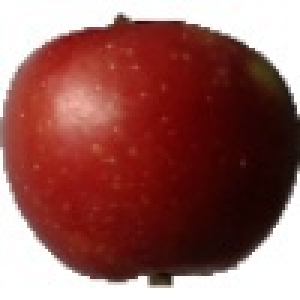
#> input picture Activity 8/Image repository/Apple/Apple Braeburn_107.jpg, 100 x 100 px (shown 3 times larger); its folder holds 3 pictures in this run
$ jupyter execute --allow-errors 'Activity 8.ipynb'   (older library calls are emulated)
#> lines starting #> are read from the running program, lines starting #| are printed output that depends on the picture
# Prelude
Hehe I really liked this activity. But I did the logistic regression a bit late and I am really out of energy now. So really sorry for doing only the required parts :c.

# Acknowledgements
I'd like to thank my instructors, Sir Rene Principe Jr. and Sir Kenneth Leo, for guiding me throughout the activity. I would also like to thank my professor, Ma'am Jing, for guiding me in my coding while my classmates and I worked in R202. I would also like to acknowledge my classmates: Abdel, Johnenn, Jonabel, Richmond, Lovely, Hans, Genesis, Jeruine, Rusher, and Ron for helping me complete this activity.

# Code starts Here

[cell 1]
import numpy as np
import matplotlib.pyplot as plt
import cv2
import statistics as st
from PIL import Image
from skimage.measure import label, regionprops, regionprops_table
import pandas as pd
import os
from scipy.ndimage import binary_fill_holes
from sklearn.model_selection import train_test_split

image_repository = "./Image repository/"
data_repository = "./Features extracted/"

# initializing this so I have a placeholder
image = 0
R,G,B, ave_R,ave_G, ave_B = None, None, None, None, None, None
def g(a):
    pass

# Feature Extraction
For this part, I will first extract features from the fruits. The fruits that I will be using are bananas and apples from the Fruits 360 and Fruit Classsification data sets in kaggle. I'll extract the fruit's area, eccentricity, and average RGB values.

I'll use the area parameter to determine if its just a rogue pixel during pre-processing. For the banana, all regions that are made up of less than $1000~\rm{pixels}$  will be removed. For the apple, $2000~\rm{pixels}$ is the threshold.

## Functions used

> #### ${\tt thresholding(image, stdev\_mult):}$
> 1. Accepts a grayscale image
> 2. Gets the median and standard deviation of the image.
> 3. Binarizes the image by zeroing out the values that are in the range [median - ${\tt stdev\_mult}\times$(stdev), median + ${\tt stdev\_mult}\times$(stdev)] and setting the other values to $1$.
> 4. Returns the binarized image.<br>
> $~$

[cell 2]
# [15 lines left out: function thresholding, not called in this run]

> #### ${\tt convert\_NCC(image):}$
> Converts an image into its normalized chromaticity coordinates and returns the converted image.<br>
> $~$

[cell 3]
def convert_NCC(image):

    image_rgb = np.zeros(image.shape)

    image_R = image[...,0]
    image_G = image[...,1]
    image_B = image[...,2]

    image_R = (image_R - np.min(image_R))/(np.max(image_R) - np.min(image_R))
    image_G = (image_G - np.min(image_G))/(np.max(image_G) - np.min(image_G))
    image_B = (image_B - np.min(image_B))/(np.max(image_B) - np.min(image_B))

    # Adding 1e-8 so there's no 1/0
    I = image_R + image_G + image_B + 1e-8

    image_r = image_R/I
    image_g = image_G/I
    image_b = image_B/I

    image_rgb[...,0] = image_r
    image_rgb[...,1] = image_g
    image_rgb[...,2] = image_b

    image_rgb = cv2.normalize(image_rgb , None, 0, 255, cv2.NORM_MINMAX, dtype=cv2.CV_8U)
    return image_rgb

> #### ${\tt morphing\_time(filename, filetype, commands, record = False, ROI\_size = None,}$
> #### ${\tt blob\_numbers = False, bounding\_box = False):}$
> 1. opens the image with the stated ${\tt filename}$.
> 2. Loops through a list of ${\tt commands}$ which contains the morphological operations along with their parameters.
> 3. Displays the original image and the final processed image.
> 4. If ${\tt record}$ is ${\tt True}$, then the area, centroid, bounding box, perimeter, eccentricity, minor axis, and major axis of the detected objects are saved to a csv file
> 5. If ${\tt ROI\_size}$ is ${\tt True}$, then the measurements are converted to $\rm{cm}$ or whatever unit you want to set.
> 6. If ${\tt blob\_numbers}$ is ${\tt True}$, then a number is also displayed on the labelled objects.
> 6. If ${\tt bounding\_box}$ is ${\tt True}$, then the detected objects in the original image is enclosed in a box.
> $~$

[cell 4]
def morphing_time(filename, commands, plotting = False):
    # Setting initial parameters
#> called with filename = 'Apple/Apple Braeburn_107.jpg', plotting = False
    cmap_color = "gray"
    image = cv2.imread(image_repository + filename)
#> image is the input picture: shape (100, 100, 3); mean B, G, R 89.9, 94.1, 148
    image = cv2.cvtColor(image, cv2.COLOR_BGR2RGB)
    original_image = image.copy()
    original_image_2 = image.copy()

    # This is where the commands are looped through
    for i in range(len(commands)):
        process = commands[i][0].lower()

        match process:

            case 'grayscale':
                image = cv2.cvtColor(image, cv2.COLOR_BGR2GRAY)
            case 'thresholding':
                image = thresholding(image, commands[i][1])
            case 'dilation':
                image = cv2.dilate(image, commands[i][1], iterations = commands[i][2])
            case 'erosion':
                image = cv2.erode(image, commands[i][1], commands[i][2])
            case 'opening':
                image = cv2.morphologyEx(image, cv2.MORPH_OPEN, commands[i][1])
            case 'closing':
                image = cv2.morphologyEx(image, cv2.MORPH_CLOSE, commands[i][1])
            case 'median_blur':
                image = cv2.medianBlur(image, commands[i][1])
            case 'simple_binarize':
                # All pixels beow the boundary ares set to 0 and above are set to 1.
                boundary = np.percentile(image, commands[i][1])
                image[image <= boundary] = 0
                image[image > boundary] = 1
            case 'invert':
                image= cv2.bitwise_not(image)
            case 'apply_mask':
                mask_2D = image.copy()
                mask = np.dstack([image,image,image])
                image = original_image*mask
            case 'separate_rgb':
                R,G,B = cv2.split(image)
            case 'average_rgb':
                ave_R = np.average(R[mask_2D == 1])
                ave_G = np.average(G[mask_2D == 1])
                ave_B = np.average(B[mask_2D == 1])
            case 'get_mask':
                image = mask_2D
            case 'save':
                labelled_image = label(image)
                regions = regionprops(labelled_image)
                props = regionprops_table(labelled_image, properties=commands[i][1])
                data = pd.DataFrame(props)
                data.drop(data[data['area'] <commands[i][2]].index, inplace=True)
            case 'fill_holes':
                image = binary_fill_holes(image)
            case 'convert_ncc':
                original_image = convert_NCC(image)
            case 'undo_ncc':
                original_image = original_image_2
            case 'done':
                break

            case other:
                print(commands[i][0] + " did nothing lol.")
#> this loop made 11 passes
#> process on pass 2: 'invert'
#> pass 1, in convert_NCC, `image_R = image[...,0]`:
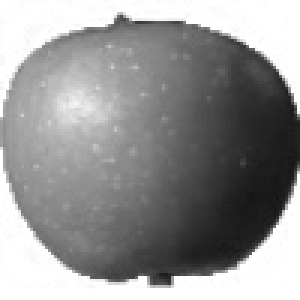
#> image_R: shape (100, 100) (shown 3 times larger); min 20, max 255, mean 148
#> pass 1, in convert_NCC, `image_G = image[...,1]`:
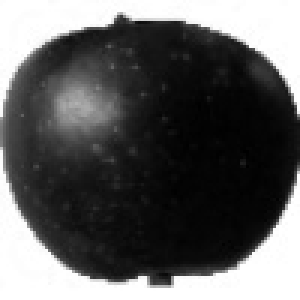
#> image_G: shape (100, 100) (shown 3 times larger); min 0, max 255, mean 94.1


    # For graphing
    if plotting == True:
        fig, ax = plt.subplots(1,2, figsize = (12,8))
        ax[0].imshow(original_image)
        ax[0].set_title(filename)

        ax[1].imshow(image, cmap = cmap_color)
        ax[1].set_title("Processed Image")

        plt.tight_layout()
        plt.show()
    return data, ave_R, ave_G, ave_B

## Outputs

### Preprocessing and feature extraction from the bananas

[cell 5]
overall_data = pd.DataFrame(columns = ['area', 'eccentricity', 'ave_r', 'ave_g', 'ave_b'])
commands = [
            ['convert_ncc'],
            ['invert'],
            ['median_blur', 13],
            ['grayscale'],
            ['simple_binarize', 57.5],
            ['fill_holes'],
            ['apply_mask'],
            ['separate_RGB'],
            ['average_rgb'],
            ['get_mask'],
            ['save', ('area','centroid', 'bbox',
                      'perimeter', 'eccentricity' ,
                      'orientation','axis_major_length',
                        'axis_minor_length'), 1000 ]
        ]
#> (the rest of this cell did not finish here and is left out)

### Preprocessing and feature extraction from the apples

[cell 6]
overall_data = pd.DataFrame(columns = ['area', 'eccentricity', 'ave_r', 'ave_g', 'ave_b'])
commands = [
            ['convert_NCC'],
            ['invert'],
            ['median_blur', 15],
            ['grayscale'],
            ['simple_binarize', 27],
            ['fill_holes'],
            ['apply_mask'],
            ['separate_RGB'],
            ['average_rgb'],
            ['get_mask'],
            ['save', ('area','centroid', 'bbox',
                      'perimeter', 'eccentricity' ,
                      'orientation','axis_major_length',
                        'axis_minor_length'), 2000 ]
        ]
for images in os.listdir(image_repository + 'Apple/'):

    # check if the image ends with png
    if (images.endswith(".jpg")):
      data, ave_R, ave_G, ave_B = morphing_time('Apple/'+images, commands)
      new_data = [data.iloc[0]['area'], data.iloc[0]['eccentricity'], ave_R, ave_G, ave_B]
      overall_data.loc[len(overall_data)] = new_data
#> pass 2 of the loop `for images in os.listdir(image_repository + 'Apple/'):`:
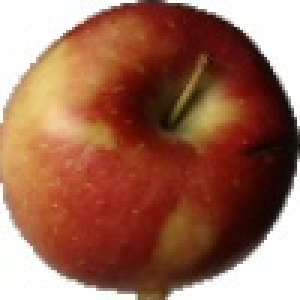
#> input picture Activity 8/Image repository/Apple/Apple Braeburn_13.jpg, 100 x 100 px (shown 3 times larger)
#> in morphing_time, image is the input picture: shape (100, 100, 3); mean B, G, R 86.7, 106.8, 157.1
#> the loop in morphing_time (call 2), `for i in range(len(commands)):` made 11 passes
#> pass 1, in convert_NCC (call 2), `image_R = image[...,0]`:
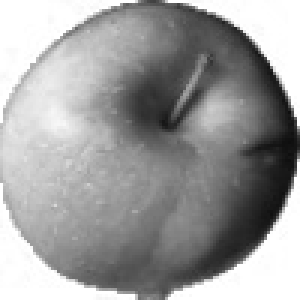
#> image_R: shape (100, 100) (shown 3 times larger); min 14, max 255, mean 157.1
#> pass 1, in convert_NCC (call 2), `image_B = image[...,2]`:
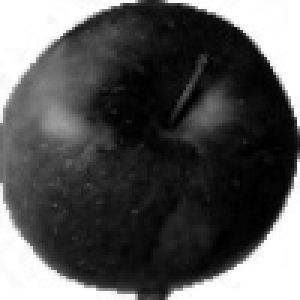
#> image_B: shape (100, 100) (shown 3 times larger); min 0, max 255, mean 86.7
#> pass 3 of the loop `for images in os.listdir(image_repository + 'Apple/'):`:
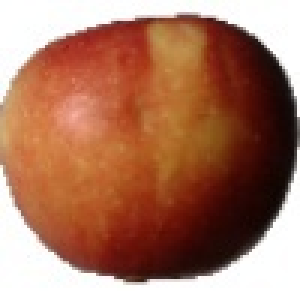
#> input picture Activity 8/Image repository/Apple/Apple Braeburn_137.jpg, 100 x 100 px (shown 3 times larger)
#> in morphing_time, image is the input picture: shape (100, 100, 3); mean B, G, R 97.3, 119.3, 169.7
#> the loop in morphing_time (call 3), `for i in range(len(commands)):` made 11 passes
#> pass 1, in convert_NCC (call 3), `image_R = image[...,0]`:
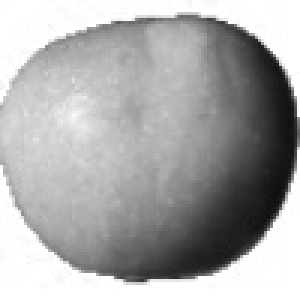
#> image_R: shape (100, 100) (shown 3 times larger); min 14, max 255, mean 169.7
#> pass 1, in convert_NCC (call 3), `image_B = image[...,2]`:
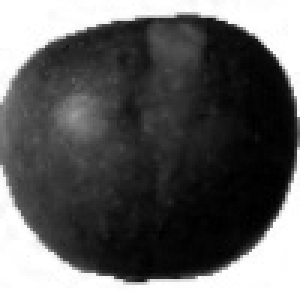
#> image_B: shape (100, 100) (shown 3 times larger); min 0, max 255, mean 97.3

#> (the rest of this cell did not finish here and is left out)

### Preprocessing and feature extraction from the unripe avocados

[cell 7]
overall_data = pd.DataFrame(columns = ['area','ave_r', 'ave_g', 'ave_b'])
commands = [
            ['convert_NCC'],
            ['invert'],
            ['median_blur', 15],
            ['grayscale'],
            ['simple_binarize', 50],
            ['fill_holes'],
            ['apply_mask'],
            ['separate_RGB'],
            ['average_rgb'],
            ['get_mask'],
            ['save', ('area','centroid', 'bbox',
                      'perimeter', 'eccentricity' ,
                      'orientation','axis_major_length',
                        'axis_minor_length'), 2000 ]
        ]


#> (the rest of this cell did not finish here and is left out)

### Preprocessing and feature extraction from the ripe avocados

[cell 8]
overall_data = pd.DataFrame(columns = ['area','ave_r', 'ave_g', 'ave_b'])
commands = [
            ['convert_NCC'],
            ['invert'],
            ['median_blur', 15],
            ['grayscale'],
            ['simple_binarize', 50],
            ['fill_holes'],
            ['apply_mask'],
            ['separate_RGB'],
            ['average_rgb'],
            ['get_mask'],
            ['save', ('area','centroid', 'bbox',
                      'perimeter', 'eccentricity' ,
                      'orientation','axis_major_length',
                        'axis_minor_length'), 2000 ]
        ]

for images in os.listdir(image_repository + 'Avocado ripe/'):

    # check if the image ends with png
    if (images.endswith(".jpg")):
      data, ave_R, ave_G, ave_B = morphing_time('Avocado ripe/'+images, commands)
#> call 4 of morphing_time, with filename = 'Avocado ripe/11_100.jpg', plotting = False
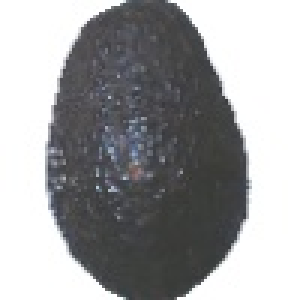
#> input picture Activity 8/Image repository/Avocado ripe/11_100.jpg, 100 x 100 px (shown 3 times larger)
#> in morphing_time, image is the input picture: shape (100, 100, 3); mean B, G, R 161.2, 159.8, 159.2
#> the loop in morphing_time (call 4), `for i in range(len(commands)):` made 11 passes
#> pass 1, in convert_NCC (call 4), `image_R = (image_R - np.min(image_R))/(np.max(image_R) - np.min(image_..`:
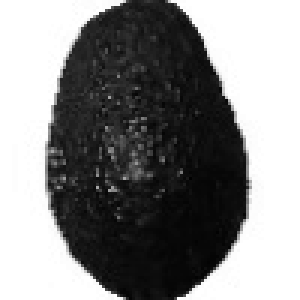
#> image_R: shape (100, 100) float64 (shown 3 times larger); min 0, max 1, mean 0.528
      new_data = [data.iloc[0]['area'], ave_R, ave_G, ave_B]
      overall_data.loc[len(overall_data)] = new_data

#> (the rest of this cell did not finish here and is left out)

# Perceptron model
Now I'll classify the fruits using the perceptron model. I know that the bananas are yellow and the appples are mostly red with a bit of yellow and orange spots. With this, the features that I will use are eccentricity and average green values. This is because the apples are circular, so its eccentricity should be close to $0$ while the bananas are sort of elliptical, so their eccentricities should be somewhere near $1$. Also, I used the average green values because the bananas should have more green values compared to the apple. Below is the code showing the first 10 eccentricities and average green values of the bananas and apples:

[cell 9]
def get_features(filename1, filename2, features):
    df1 = pd.read_csv(data_repository + filename1)
    df2 = pd.read_csv(data_repository + filename2)

    df1_features = df1.loc[:,features]
    df2_features = df2.loc[:,features]

    return df1_features, df2_features

Showing the first 10 rows of the extracted features.

#> (a cell that did not finish here is left out)

From the table above, it can be seen that the apple has a noticeably smaller eccentricity and average green value compared to the bananas. With this, I will now proceed to my perceptron model.

## Functions used

> #### ${\tt get\_vector}$
> Turns the features into vectors and adds a label and a bias

[cell 11]
# [7 lines left out: function get_vector, not called in this run]

> #### ${\tt normalize\_data}$
> Normalizes the average $\textit{g}$ values. Still need to do this because ${\tt convert_NCC}$ normalized the image back to 0 to 255 to avoid errors in the other functions.

[cell 12]
# [8 lines left out: function normalize_data, not called in this run]

> #### ${\tt initialize\_omega}$
> Generates random numbers in an array with a specific size.

[cell 13]
def initialize_omega(N):
    weights = np.random.random(size = N)
    return weights

> #### ${\tt get\_line}$
> For plotting the decision line

[cell 14]
# [7 lines left out: function get_line, not called in this run]

> #### ${\tt get\_RMSE}$
> For calculating the RMSE.

[cell 15]
# [11 lines left out: function get_RMSE, not called in this run]

> #### ${\tt calculate\_weight\_change}$
> For calculating the weight change.

[cell 16]
def calculate_weight_change(data_vec, diff, learning_rate):
    change_omega = learning_rate*diff*data_vec
    return change_omega

> #### ${\tt calculate\_weight\_change}$
> For plotting the decision line, data points in the feature space, and the RMSE per epoch in the perceptron model.

[cell 17]
# [23 lines left out: function create_plots, not called in this run]

> #### ${\tt start\_learning\_perceptron}$
> The learning algorithm for the perceptron model.

[cell 18]
# [30 lines left out: function start_learning_perceptron, not called in this run]

## Testing out my algorithm

> #### ${\tt g}$
> The activation function

[cell 19]
# [11 lines left out: function g, not called in this run]

Extracting the training data, setting the parameters, and running the perceptron model

#> (a cell that did not finish here is left out)

norm_banana_data, norm_apple_data = normalize_data(banana_data, apple_data)

# Setting parameters for perceptron model
threshold = 0.1
learning_rate = 0.3
train_data = 64
test_data = 10
n = 6
banana_label = 1
apple_label = -1
title = 'Average g value vs Eccentricity of the Bananas and Apples'

# Applying perceptron algorithm n times
for i in range(0, n):

    # Splitting into training and testing data:
    banana_train, banana_test, apple_train, apple_test = train_test_split(norm_banana_data, norm_apple_data, train_size= train_data, test_size = test_data)

    # machine learning starts here
    omega_initial = initialize_omega(3)
    omega, RMSE = start_learning_perceptron(banana_train, apple_train, banana_label, apple_label, 'Banana', 'Apple', title, omega_initial, learning_rate, error_threshold = threshold)

## Testing out the parameters
Now that I know my code is working, I will now investigate the different parameters. The parameters that I will test are:
1. Data points
2. Learning rate

### 1.) Data points

I'll plot the graphs of only using 8, 16, 32, 64, and 126 data points. I'll use a learning rate of $0.25$ and an error threshold of $0.1$.

[cell 21]
# Setting parameters for perceptron model
threshold = 0.1
learning_rate = 0.25
train_data = np.array([16,32,64,128, 256])
test_data = 10
omega_initial = np.array([0.8,0.8,0.8])
banana_label = 1
apple_label = -1
title = 'Average g value vs Eccentricity of the Bananas and Apples'

# Applying perceptron algorithm
#> (the rest of this cell did not finish here and is left out)

### 2.) Learning rate

[cell 22]
# Setting parameters for perceptron model
threshold = 0.1
learning_rate = np.array([0.001, 0.01, 0.1, 0.25, 0.35])
train_data = 64
test_data = 10
n = 5
omega_initial = np.array([0.8,0.8,0.8])
banana_label = 1
apple_label = -1
title = 'Average g value vs Eccentricity of the Bananas and Apples'

# Splitting into training and testing data:
#> (the rest of this cell did not finish here and is left out)

## Now testing my model with never before seen images.

> #### ${\tt perceptron\_test}$
> Extracts the features from an image and then testing the perceptron with it.

[cell 23]
# [57 lines left out: function perceptron_test, not called in this run]

Setting the parameters and getting the weights from the perceptron.

[cell 24]
# Extracting the data and normalizing it
# Setting parameters for perceptron model
threshold = 0.1
learning_rate = 0.3
train_data = 126
test_data = 10
banana_label = 1
apple_label = -1
bias = 1
title = 'Average g value vs Eccentricity of the Bananas and Apples'

# Applying perceptron algorithm

# Splitting into training and testing data:
#> (the rest of this cell did not finish here and is left out)

Testing the perceptron model with never before seen images.

#> (a cell that did not finish here is left out)

# Logistic Regression

> #### ${\tt create\_plots\_logreg}$
> For creating the plots of the logistic regression model.

[cell 26]
# [22 lines left out: function create_plots_logreg, not called in this run]

> #### ${\tt start\_learning\_logreg}$
> Similar to ${\tt start\_learning\_perceptron}$. But I made adjustments to it so it stops after reaching a specific number of epochs.

[cell 27]
# [20 lines left out: function start_learning_logreg, not called in this run]

> #### ${\tt get\_features3}$
> Extracts $3$ features from the data set.

[cell 28]
# [8 lines left out: function get_features3, not called in this run]

Showing the first 10 rows of the dataset.

#> (a cell that did not finish here is left out)


to_show = pd.DataFrame(columns = ['ripe_ave_R' , 'unripe_ave_R','ripe_ave_G' , 'unripe_ave_G','ripe_ave_B', 'unripe_ave_B' ])

for i in range(10):
    to_show.loc[len(to_show)] = [ripe_features.iloc[i,0], unripe_features.iloc[i,0], ripe_features.iloc[i,1], unripe_features.iloc[i,1], ripe_features.iloc[i,2], unripe_features.iloc[i,2]]
display(to_show)

Now defining the activation function $g$, setting the parameters, and running the logistic regression.

[cell 30]
def g(a, beta = 1):
    return (1)/(1+np.exp(-beta*a))


# Extracting the data and normalizing it
features = ['ave_r','ave_g', 'ave_b']
#> (the rest of this cell did not finish here and is left out)
